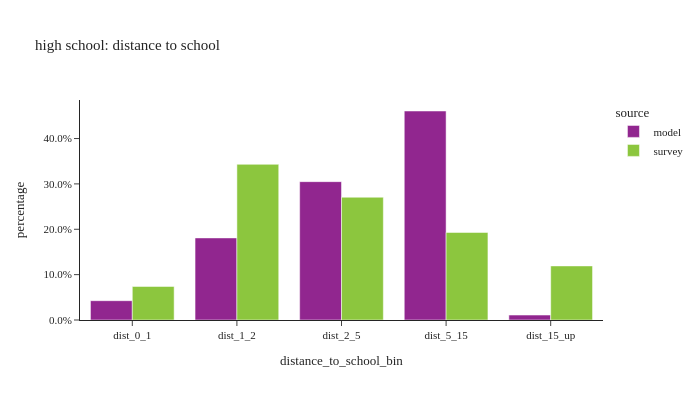

The cell this chart's notebook holds for it:
### Code cell
# distance to school: high school
util.plot_share_barchart(per_data.loc[per_data['is_highschool']], 'person_weight', 'distance_to_school_bin', title="high school: distance to school")

### Figure 1 — Plotly figure (JSON) as saved in the notebook; plotly's stock layout.template omitted (floating-point values rounded to 4 significant figures)
{"data": [{"alignmentgroup": "True", "customdata": [[8931], [37965], [63996], [96676], [2280]], "hovertemplate": "source=model<br>distance_to_school_bin=%{x}<br>percentage=%{y}<br>sample_size=%{customdata[0]}<extra></extra>", "legendgroup": "model", "marker": {"color": "#91268F", "pattern": {"shape": ""}}, "name": "model", "offsetgroup": "model", "orientation": "v", "showlegend": true, "textposition": "auto", "type": "bar", "x": ["dist_0_1", "dist_1_2", "dist_2_5", "dist_5_15", "dist_15_up"], "xaxis": "x", "y": [0.04256, 0.1809, 0.305, 0.4607, 0.01087], "yaxis": "y"}, {"alignmentgroup": "True", "customdata": [[18], [17], [27], [13], [4]], "hovertemplate": "source=survey<br>distance_to_school_bin=%{x}<br>percentage=%{y}<br>sample_size=%{customdata[0]}<extra></extra>", "legendgroup": "survey", "marker": {"color": "#8CC63E", "pattern": {"shape": ""}}, "name": "survey", "offsetgroup": "survey", "orientation": "v", "showlegend": true, "textposition": "auto", "type": "bar", "x": ["dist_0_1", "dist_1_2", "dist_2_5", "dist_5_15", "dist_15_up"], "xaxis": "x", "y": [0.07395, 0.3432, 0.2706, 0.193, 0.1192], "yaxis": "y"}], "layout": {"barmode": "group", "height": 400, "legend": {"title": {"text": "source"}, "tracegroupgap": 0}, "title": {"text": "high school: distance to school"}, "width": 700, "xaxis": {"anchor": "y", "domain": [0, 1], "title": {"text": "distance_to_school_bin"}}, "yaxis": {"anchor": "x", "domain": [0, 1], "tickformat": ".1%", "title": {"text": "percentage"}}}}
